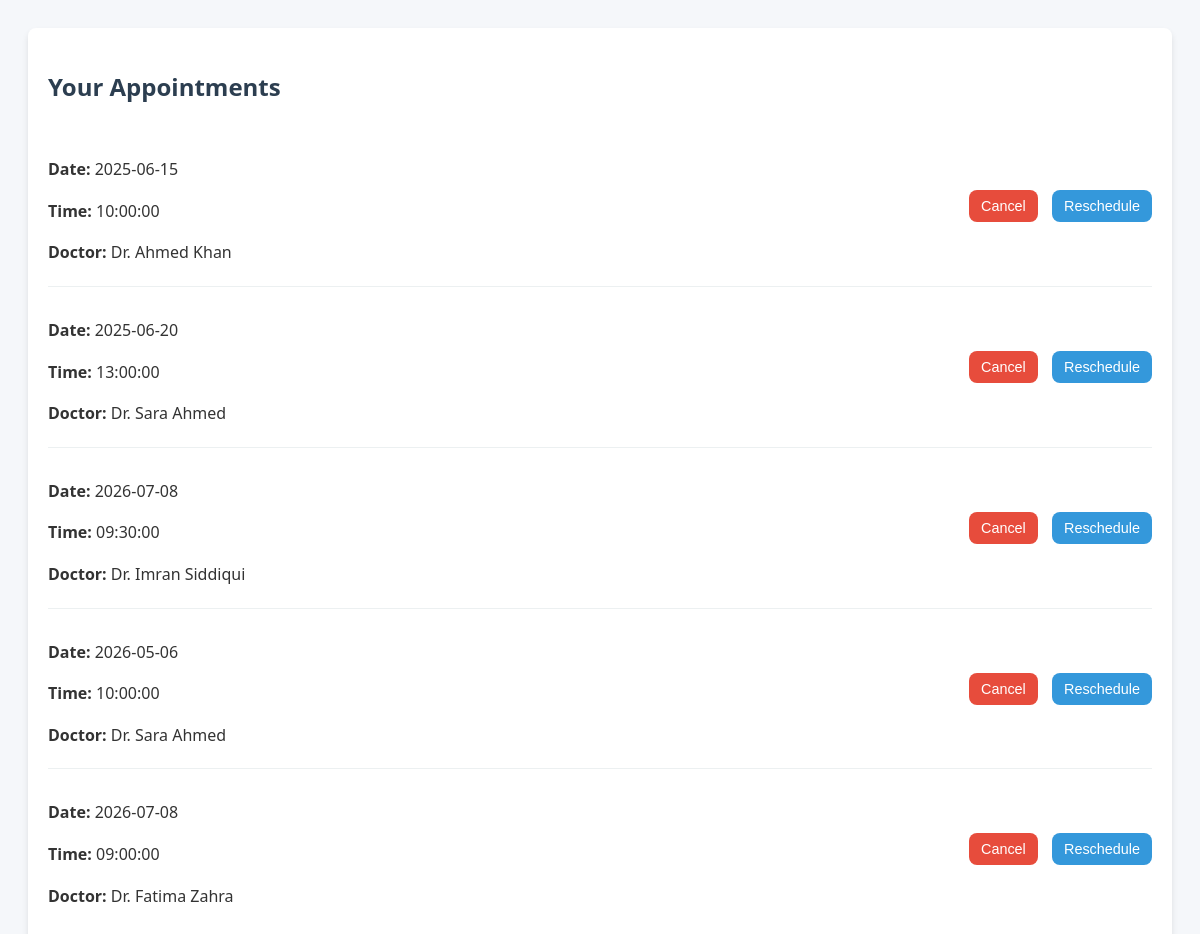
Screenshot of /backend_work/booked_appointment.php (signed in) with the database file from the repository.
### tables this page shows
CREATE TABLE IF NOT EXISTS `appointments` (
  `AppointmentID` int NOT NULL AUTO_INCREMENT,
  `PatientID` int DEFAULT NULL,
  `DoctorID` int DEFAULT NULL,
  `AppointmentDate` date DEFAULT NULL,
  `Time` time DEFAULT NULL,
  `Added_by` int DEFAULT NULL,
  PRIMARY KEY (`AppointmentID`),
  KEY `PatientID` (`PatientID`),
  KEY `DoctorID` (`DoctorID`),
  KEY `Added_by` (`Added_by`)
);

CREATE TABLE IF NOT EXISTS `doctors` (
  `DoctorID` int NOT NULL AUTO_INCREMENT,
  `Name` varchar(100) NOT NULL,
  `Specialization` varchar(100) DEFAULT NULL,
  `PhoneNumber` varchar(15) DEFAULT NULL,
  `Email` varchar(100) DEFAULT NULL,
  `Password` varchar(255) DEFAULT NULL,
  `Department` varchar(100) DEFAULT NULL,
  `LicenceNumber` varchar(20) DEFAULT NULL,
  PRIMARY KEY (`DoctorID`),
  UNIQUE KEY `Email` (`Email`),
  UNIQUE KEY `LicenceNumber` (`LicenceNumber`)
);

### backend_work/booked_appointment.php (the view, shortened to what this page needs)
<?php
require 'db.php';
$patientId = $_SESSION['PatientID'];
$appointments = [];
$query = "SELECT a.AppointmentID, a.AppointmentDate, a.Time, d.Name AS DoctorName
          FROM appointments a
          JOIN doctors d ON a.DoctorID = d.DoctorID
          WHERE a.PatientID = ?";
$stmt = $conn->prepare($query);
$stmt->bind_param("i", $patientId);
$stmt->execute();
$result = $stmt->get_result();
while ($row = $result->fetch_assoc()) {
    $appointments[] = $row;
}
?>
<!DOCTYPE html>
<html lang="en">
<head>
</head>
<body>
    <div class="appointments-container">
        <h2>Your Appointments</h2>
        <?php if (count($appointments) === 0): ?>
            <p>No upcoming appointments found.</p>
        <?php else: ?>
            <?php foreach ($appointments as $appt): ?>
                <div class="appointment-item">
                    <div class="appointment-details">
                        <p><strong>Date:</strong> <?= htmlspecialchars($appt['AppointmentDate']) ?></p>
                        <p><strong>Time:</strong> <?= htmlspecialchars($appt['Time']) ?></p>
                        <p><strong>Doctor:</strong> <?= htmlspecialchars($appt['DoctorName']) ?></p>
                    </div>
                    <div class="appointment-actions">
                        <form method="POST" action="cancel_appointment.php" style="display:inline;">
                            <button class="cancel" type="submit">Cancel</button>
                        </form>
                        <form method="POST" action="reschedule_appointment.php" style="display:inline;">
                            <button class="reschedule" type="submit">Reschedule</button>
                        </form>
                    </div>
                </div>
            <?php endforeach; ?>
        <?php endif; ?>
    </div>
</body>
</html>

### backend_work/booked_appointment.php (style rules this page uses)
:root { --primary-color: #2c3e50; --secondary-color: #3498db; --accent-color: #e74c3c; --light-color: #ecf0f1; --dark-color: #2c3e50; --border-radius: 8px; --box-shadow: 0 4px 6px rgba(0, 0, 0, 0.1); }
body { font-family: 'Segoe UI', Tahoma, Geneva, Verdana, sans-serif; background-color: #f5f7fa; color: #333; line-height: 1.6; padding: 20px; }
.appointments-container { background-color: white; border-radius: var(--border-radius); box-shadow: var(--box-shadow); padding: 20px; margin-bottom: 20px; }
.appointment-item { border-bottom: 1px solid var(--light-color); padding: 15px 0; display: flex; justify-content: space-between; align-items: center; }
.appointment-item:last-child { border-bottom: none; }
.appointment-details p { margin-bottom: 5px; }
.appointment-actions button { padding: 8px 12px; border: none; border-radius: var(--border-radius); cursor: pointer; font-size: 0.9rem; transition: background-color 0.3s; margin-left: 10px; }
.appointment-actions button.cancel { background-color: var(--accent-color); color: white; }
.appointment-actions button.reschedule { background-color: var(--secondary-color); color: white; }
h2 { color: var(--primary-color); margin-bottom: 20px; }

### rows the page displays
appointments: AppointmentDate "2025-06-15", Time "10:00:00", DoctorID.Name "Dr. Ahmed Khan"
appointments: AppointmentDate "2025-06-20", Time "13:00:00", DoctorID.Name "Dr. Sara Ahmed"
appointments: AppointmentDate "2026-07-08", Time "09:30:00", DoctorID.Name "Dr. Imran Siddiqui"
appointments: AppointmentDate "2026-05-06", Time "10:00:00", DoctorID.Name "Dr. Sara Ahmed"
appointments: AppointmentDate "2026-07-08", Time "09:00:00", DoctorID.Name "Dr. Fatima Zahra"
